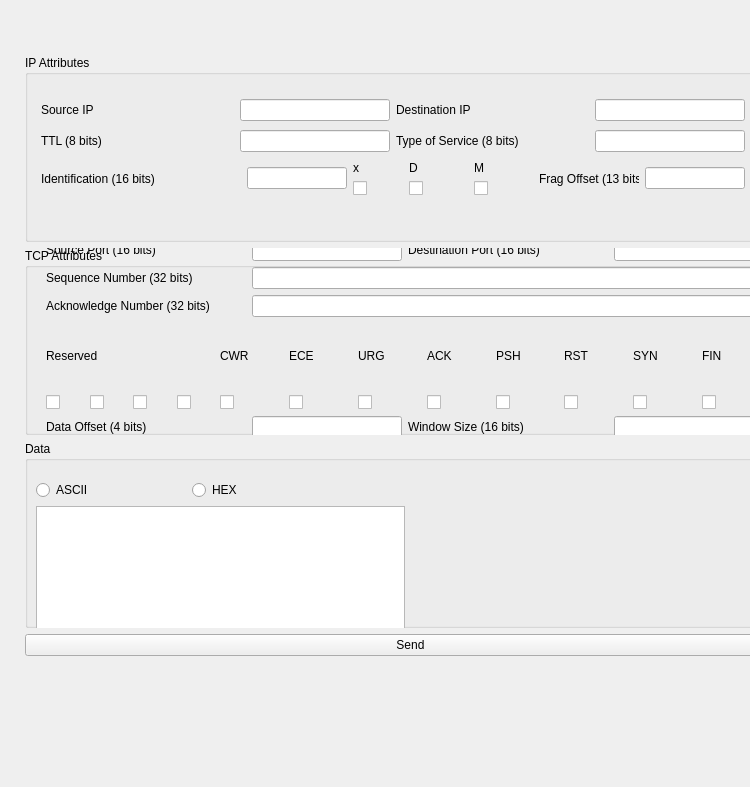
<?xml version="1.0" encoding="UTF-8"?>
<ui version="4.0">
 <class>MainWindow</class>
 <widget class="QMainWindow" name="MainWindow">
  <property name="geometry">
   <rect>
    <x>0</x>
    <y>0</y>
    <width>750</width>
    <height>787</height>
   </rect>
  </property>
  <property name="sizePolicy">
   <sizepolicy hsizetype="Fixed" vsizetype="Preferred">
    <horstretch>0</horstretch>
    <verstretch>0</verstretch>
   </sizepolicy>
  </property>
  <property name="minimumSize">
   <size>
    <width>750</width>
    <height>0</height>
   </size>
  </property>
  <property name="maximumSize">
   <size>
    <width>750</width>
    <height>16777215</height>
   </size>
  </property>
  <property name="windowTitle">
   <string>TCP Packet Generator</string>
  </property>
  <widget class="QWidget" name="centralWidget">
   <widget class="QWidget" name="verticalLayoutWidget_3">
    <property name="geometry">
     <rect>
      <x>0</x>
      <y>30</y>
      <width>821</width>
      <height>651</height>
     </rect>
    </property>
    <layout class="QVBoxLayout" name="main">
     <property name="leftMargin">
      <number>25</number>
     </property>
     <property name="topMargin">
      <number>25</number>
     </property>
     <property name="rightMargin">
      <number>25</number>
     </property>
     <property name="bottomMargin">
      <number>25</number>
     </property>
     <item>
      <widget class="QGroupBox" name="groupBox">
       <property name="title">
        <string>IP Attributes</string>
       </property>
       <widget class="QWidget" name="verticalLayoutWidget">
        <property name="geometry">
         <rect>
          <x>5</x>
          <y>30</y>
          <width>726</width>
          <height>126</height>
         </rect>
        </property>
        <layout class="QVBoxLayout" name="box">
         <item>
          <layout class="QHBoxLayout" name="horizontalLayout_21">
           <item>
            <layout class="QHBoxLayout" name="horizontalLayout">
             <item>
              <widget class="QLabel" name="label">
               <property name="sizePolicy">
                <sizepolicy hsizetype="Fixed" vsizetype="Preferred">
                 <horstretch>0</horstretch>
                 <verstretch>0</verstretch>
                </sizepolicy>
               </property>
               <property name="minimumSize">
                <size>
                 <width>200</width>
                 <height>0</height>
                </size>
               </property>
               <property name="maximumSize">
                <size>
                 <width>200</width>
                 <height>16777215</height>
                </size>
               </property>
               <property name="text">
                <string>Source IP</string>
               </property>
              </widget>
             </item>
             <item>
              <widget class="QLineEdit" name="src_ip_edit">
               <property name="sizePolicy">
                <sizepolicy hsizetype="Fixed" vsizetype="Fixed">
                 <horstretch>0</horstretch>
                 <verstretch>0</verstretch>
                </sizepolicy>
               </property>
               <property name="minimumSize">
                <size>
                 <width>150</width>
                 <height>0</height>
                </size>
               </property>
               <property name="maximumSize">
                <size>
                 <width>150</width>
                 <height>16777215</height>
                </size>
               </property>
              </widget>
             </item>
            </layout>
           </item>
           <item>
            <layout class="QHBoxLayout" name="horizontalLayout_3">
             <item>
              <widget class="QLabel" name="label_3">
               <property name="sizePolicy">
                <sizepolicy hsizetype="Fixed" vsizetype="Preferred">
                 <horstretch>0</horstretch>
                 <verstretch>0</verstretch>
                </sizepolicy>
               </property>
               <property name="minimumSize">
                <size>
                 <width>200</width>
                 <height>0</height>
                </size>
               </property>
               <property name="maximumSize">
                <size>
                 <width>200</width>
                 <height>16777215</height>
                </size>
               </property>
               <property name="text">
                <string>Destination IP</string>
               </property>
              </widget>
             </item>
             <item>
              <widget class="QLineEdit" name="dst_ip_edit">
               <property name="sizePolicy">
                <sizepolicy hsizetype="Fixed" vsizetype="Fixed">
                 <horstretch>0</horstretch>
                 <verstretch>0</verstretch>
                </sizepolicy>
               </property>
               <property name="minimumSize">
                <size>
                 <width>150</width>
                 <height>0</height>
                </size>
               </property>
               <property name="maximumSize">
                <size>
                 <width>150</width>
                 <height>16777215</height>
                </size>
               </property>
              </widget>
             </item>
            </layout>
           </item>
          </layout>
         </item>
         <item>
          <layout class="QHBoxLayout" name="horizontalLayout_22">
           <item>
            <layout class="QHBoxLayout" name="horizontalLayout_15">
             <item>
              <widget class="QLabel" name="label_19">
               <property name="sizePolicy">
                <sizepolicy hsizetype="Fixed" vsizetype="Preferred">
                 <horstretch>0</horstretch>
                 <verstretch>0</verstretch>
                </sizepolicy>
               </property>
               <property name="minimumSize">
                <size>
                 <width>200</width>
                 <height>0</height>
                </size>
               </property>
               <property name="maximumSize">
                <size>
                 <width>200</width>
                 <height>16777215</height>
                </size>
               </property>
               <property name="text">
                <string>TTL (8 bits)</string>
               </property>
              </widget>
             </item>
             <item>
              <widget class="QLineEdit" name="ttl_edit">
               <property name="sizePolicy">
                <sizepolicy hsizetype="Fixed" vsizetype="Fixed">
                 <horstretch>0</horstretch>
                 <verstretch>0</verstretch>
                </sizepolicy>
               </property>
               <property name="minimumSize">
                <size>
                 <width>150</width>
                 <height>0</height>
                </size>
               </property>
               <property name="maximumSize">
                <size>
                 <width>150</width>
                 <height>16777215</height>
                </size>
               </property>
              </widget>
             </item>
            </layout>
           </item>
           <item>
            <layout class="QHBoxLayout" name="horizontalLayout_20">
             <item>
              <widget class="QLabel" name="label_25">
               <property name="sizePolicy">
                <sizepolicy hsizetype="Fixed" vsizetype="Preferred">
                 <horstretch>0</horstretch>
                 <verstretch>0</verstretch>
                </sizepolicy>
               </property>
               <property name="minimumSize">
                <size>
                 <width>200</width>
                 <height>0</height>
                </size>
               </property>
               <property name="maximumSize">
                <size>
                 <width>200</width>
                 <height>16777215</height>
                </size>
               </property>
               <property name="text">
                <string>Type of Service (8 bits)</string>
               </property>
              </widget>
             </item>
             <item>
              <widget class="QLineEdit" name="tos_edit">
               <property name="sizePolicy">
                <sizepolicy hsizetype="Fixed" vsizetype="Fixed">
                 <horstretch>0</horstretch>
                 <verstretch>0</verstretch>
                </sizepolicy>
               </property>
               <property name="minimumSize">
                <size>
                 <width>150</width>
                 <height>0</height>
                </size>
               </property>
               <property name="maximumSize">
                <size>
                 <width>150</width>
                 <height>16777215</height>
                </size>
               </property>
              </widget>
             </item>
            </layout>
           </item>
          </layout>
         </item>
         <item>
          <layout class="QHBoxLayout" name="horizontalLayout_19">
           <item>
            <layout class="QHBoxLayout" name="horizontalLayout_18">
             <item>
              <widget class="QLabel" name="label_24">
               <property name="sizePolicy">
                <sizepolicy hsizetype="Minimum" vsizetype="Preferred">
                 <horstretch>0</horstretch>
                 <verstretch>0</verstretch>
                </sizepolicy>
               </property>
               <property name="minimumSize">
                <size>
                 <width>200</width>
                 <height>0</height>
                </size>
               </property>
               <property name="maximumSize">
                <size>
                 <width>200</width>
                 <height>16777215</height>
                </size>
               </property>
               <property name="text">
                <string>Identification (16 bits)</string>
               </property>
              </widget>
             </item>
             <item>
              <widget class="QLineEdit" name="id_edit">
               <property name="sizePolicy">
                <sizepolicy hsizetype="Fixed" vsizetype="Fixed">
                 <horstretch>0</horstretch>
                 <verstretch>0</verstretch>
                </sizepolicy>
               </property>
               <property name="minimumSize">
                <size>
                 <width>100</width>
                 <height>0</height>
                </size>
               </property>
               <property name="maximumSize">
                <size>
                 <width>100</width>
                 <height>16777215</height>
                </size>
               </property>
              </widget>
             </item>
            </layout>
           </item>
           <item>
            <layout class="QHBoxLayout" name="horizontalLayout_16">
             <item>
              <layout class="QVBoxLayout" name="verticalLayout_14">
               <item>
                <widget class="QLabel" name="label_20">
                 <property name="sizePolicy">
                  <sizepolicy hsizetype="Fixed" vsizetype="Preferred">
                   <horstretch>0</horstretch>
                   <verstretch>0</verstretch>
                  </sizepolicy>
                 </property>
                 <property name="minimumSize">
                  <size>
                   <width>50</width>
                   <height>0</height>
                  </size>
                 </property>
                 <property name="maximumSize">
                  <size>
                   <width>50</width>
                   <height>16777215</height>
                  </size>
                 </property>
                 <property name="text">
                  <string>x</string>
                 </property>
                </widget>
               </item>
               <item>
                <widget class="QCheckBox" name="x_flag">
                 <property name="sizePolicy">
                  <sizepolicy hsizetype="Fixed" vsizetype="Fixed">
                   <horstretch>0</horstretch>
                   <verstretch>0</verstretch>
                  </sizepolicy>
                 </property>
                 <property name="minimumSize">
                  <size>
                   <width>50</width>
                   <height>0</height>
                  </size>
                 </property>
                 <property name="maximumSize">
                  <size>
                   <width>50</width>
                   <height>16777215</height>
                  </size>
                 </property>
                 <property name="text">
                  <string/>
                 </property>
                </widget>
               </item>
              </layout>
             </item>
             <item>
              <layout class="QVBoxLayout" name="verticalLayout_15">
               <item>
                <widget class="QLabel" name="label_21">
                 <property name="sizePolicy">
                  <sizepolicy hsizetype="Fixed" vsizetype="Preferred">
                   <horstretch>0</horstretch>
                   <verstretch>0</verstretch>
                  </sizepolicy>
                 </property>
                 <property name="minimumSize">
                  <size>
                   <width>50</width>
                   <height>0</height>
                  </size>
                 </property>
                 <property name="maximumSize">
                  <size>
                   <width>50</width>
                   <height>16777215</height>
                  </size>
                 </property>
                 <property name="text">
                  <string>D</string>
                 </property>
                </widget>
               </item>
               <item>
                <widget class="QCheckBox" name="d_flag">
                 <property name="text">
                  <string/>
                 </property>
                </widget>
               </item>
              </layout>
             </item>
             <item>
              <layout class="QVBoxLayout" name="verticalLayout_16">
               <item>
                <widget class="QLabel" name="label_22">
                 <property name="sizePolicy">
                  <sizepolicy hsizetype="Fixed" vsizetype="Preferred">
                   <horstretch>0</horstretch>
                   <verstretch>0</verstretch>
                  </sizepolicy>
                 </property>
                 <property name="minimumSize">
                  <size>
                   <width>50</width>
                   <height>0</height>
                  </size>
                 </property>
                 <property name="maximumSize">
                  <size>
                   <width>50</width>
                   <height>16777215</height>
                  </size>
                 </property>
                 <property name="text">
                  <string>M</string>
                 </property>
                </widget>
               </item>
               <item>
                <widget class="QCheckBox" name="m_flag">
                 <property name="text">
                  <string/>
                 </property>
                </widget>
               </item>
              </layout>
             </item>
            </layout>
           </item>
           <item>
            <layout class="QHBoxLayout" name="horizontalLayout_17">
             <item>
              <widget class="QLabel" name="label_23">
               <property name="sizePolicy">
                <sizepolicy hsizetype="Fixed" vsizetype="Preferred">
                 <horstretch>0</horstretch>
                 <verstretch>0</verstretch>
                </sizepolicy>
               </property>
               <property name="minimumSize">
                <size>
                 <width>100</width>
                 <height>0</height>
                </size>
               </property>
               <property name="maximumSize">
                <size>
                 <width>100</width>
                 <height>16777215</height>
                </size>
               </property>
               <property name="text">
                <string>Frag Offset (13 bits) </string>
               </property>
              </widget>
             </item>
             <item>
              <widget class="QLineEdit" name="frag_offset_edit">
               <property name="sizePolicy">
                <sizepolicy hsizetype="Fixed" vsizetype="Fixed">
                 <horstretch>0</horstretch>
                 <verstretch>0</verstretch>
                </sizepolicy>
               </property>
               <property name="minimumSize">
                <size>
                 <width>100</width>
                 <height>0</height>
                </size>
               </property>
               <property name="maximumSize">
                <size>
                 <width>100</width>
                 <height>16777215</height>
                </size>
               </property>
              </widget>
             </item>
            </layout>
           </item>
          </layout>
         </item>
        </layout>
       </widget>
       <zorder></zorder>
       <zorder></zorder>
       <zorder>verticalLayoutWidget</zorder>
       <zorder>groupBox_2</zorder>
       <zorder>groupBox_2</zorder>
       <zorder>groupBox_2</zorder>
       <zorder>groupBox_3</zorder>
       <zorder>groupBox_2</zorder>
      </widget>
     </item>
     <item>
      <widget class="QGroupBox" name="groupBox_2">
       <property name="title">
        <string>TCP Attributes</string>
       </property>
       <widget class="QWidget" name="verticalLayoutWidget_2">
        <property name="geometry">
         <rect>
          <x>10</x>
          <y>-20</y>
          <width>741</width>
          <height>221</height>
         </rect>
        </property>
        <layout class="QVBoxLayout" name="box_2">
         <item>
          <layout class="QHBoxLayout" name="horizontalLayout_8">
           <item>
            <layout class="QHBoxLayout" name="horizontalLayout_2">
             <item>
              <widget class="QLabel" name="label_2">
               <property name="sizePolicy">
                <sizepolicy hsizetype="Fixed" vsizetype="Preferred">
                 <horstretch>0</horstretch>
                 <verstretch>0</verstretch>
                </sizepolicy>
               </property>
               <property name="minimumSize">
                <size>
                 <width>200</width>
                 <height>0</height>
                </size>
               </property>
               <property name="maximumSize">
                <size>
                 <width>200</width>
                 <height>16777215</height>
                </size>
               </property>
               <property name="text">
                <string>Source Port (16 bits)</string>
               </property>
              </widget>
             </item>
             <item>
              <widget class="QLineEdit" name="src_port_edit">
               <property name="sizePolicy">
                <sizepolicy hsizetype="Fixed" vsizetype="Fixed">
                 <horstretch>0</horstretch>
                 <verstretch>0</verstretch>
                </sizepolicy>
               </property>
               <property name="minimumSize">
                <size>
                 <width>150</width>
                 <height>0</height>
                </size>
               </property>
               <property name="maximumSize">
                <size>
                 <width>150</width>
                 <height>16777215</height>
                </size>
               </property>
              </widget>
             </item>
            </layout>
           </item>
           <item>
            <layout class="QHBoxLayout" name="horizontalLayout_4">
             <item>
              <widget class="QLabel" name="label_4">
               <property name="sizePolicy">
                <sizepolicy hsizetype="Fixed" vsizetype="Preferred">
                 <horstretch>0</horstretch>
                 <verstretch>0</verstretch>
                </sizepolicy>
               </property>
               <property name="minimumSize">
                <size>
                 <width>200</width>
                 <height>0</height>
                </size>
               </property>
               <property name="maximumSize">
                <size>
                 <width>200</width>
                 <height>16777215</height>
                </size>
               </property>
               <property name="text">
                <string>Destination Port (16 bits)</string>
               </property>
              </widget>
             </item>
             <item>
              <widget class="QLineEdit" name="dst_port_edit">
               <property name="sizePolicy">
                <sizepolicy hsizetype="Fixed" vsizetype="Fixed">
                 <horstretch>0</horstretch>
                 <verstretch>0</verstretch>
                </sizepolicy>
               </property>
               <property name="minimumSize">
                <size>
                 <width>150</width>
                 <height>0</height>
                </size>
               </property>
               <property name="maximumSize">
                <size>
                 <width>150</width>
                 <height>16777215</height>
                </size>
               </property>
              </widget>
             </item>
            </layout>
           </item>
          </layout>
         </item>
         <item>
          <layout class="QHBoxLayout" name="horizontalLayout_6">
           <item>
            <widget class="QLabel" name="label_6">
             <property name="sizePolicy">
              <sizepolicy hsizetype="Fixed" vsizetype="Preferred">
               <horstretch>0</horstretch>
               <verstretch>0</verstretch>
              </sizepolicy>
             </property>
             <property name="minimumSize">
              <size>
               <width>200</width>
               <height>0</height>
              </size>
             </property>
             <property name="maximumSize">
              <size>
               <width>200</width>
               <height>16777215</height>
              </size>
             </property>
             <property name="text">
              <string>Sequence Number (32 bits)</string>
             </property>
            </widget>
           </item>
           <item>
            <widget class="QLineEdit" name="seq_number_edit"/>
           </item>
          </layout>
         </item>
         <item>
          <layout class="QHBoxLayout" name="horizontalLayout_7">
           <item>
            <widget class="QLabel" name="label_7">
             <property name="sizePolicy">
              <sizepolicy hsizetype="Fixed" vsizetype="Preferred">
               <horstretch>0</horstretch>
               <verstretch>0</verstretch>
              </sizepolicy>
             </property>
             <property name="minimumSize">
              <size>
               <width>200</width>
               <height>0</height>
              </size>
             </property>
             <property name="maximumSize">
              <size>
               <width>200</width>
               <height>16777215</height>
              </size>
             </property>
             <property name="text">
              <string>Acknowledge Number (32 bits)</string>
             </property>
            </widget>
           </item>
           <item>
            <widget class="QLineEdit" name="ack_number_edit"/>
           </item>
          </layout>
         </item>
         <item>
          <layout class="QHBoxLayout" name="horizontalLayout_11">
           <item>
            <layout class="QVBoxLayout" name="verticalLayout_5">
             <item>
              <widget class="QLabel" name="label_8">
               <property name="sizePolicy">
                <sizepolicy hsizetype="Fixed" vsizetype="Preferred">
                 <horstretch>0</horstretch>
                 <verstretch>0</verstretch>
                </sizepolicy>
               </property>
               <property name="minimumSize">
                <size>
                 <width>150</width>
                 <height>0</height>
                </size>
               </property>
               <property name="maximumSize">
                <size>
                 <width>150</width>
                 <height>16777215</height>
                </size>
               </property>
               <property name="text">
                <string>Reserved</string>
               </property>
              </widget>
             </item>
             <item>
              <layout class="QHBoxLayout" name="horizontalLayout_9">
               <item>
                <widget class="QCheckBox" name="r1_flag">
                 <property name="minimumSize">
                  <size>
                   <width>38</width>
                   <height>0</height>
                  </size>
                 </property>
                 <property name="maximumSize">
                  <size>
                   <width>38</width>
                   <height>16777215</height>
                  </size>
                 </property>
                 <property name="text">
                  <string/>
                 </property>
                </widget>
               </item>
               <item>
                <widget class="QCheckBox" name="r2_flag">
                 <property name="sizePolicy">
                  <sizepolicy hsizetype="Fixed" vsizetype="Fixed">
                   <horstretch>0</horstretch>
                   <verstretch>0</verstretch>
                  </sizepolicy>
                 </property>
                 <property name="minimumSize">
                  <size>
                   <width>37</width>
                   <height>0</height>
                  </size>
                 </property>
                 <property name="maximumSize">
                  <size>
                   <width>37</width>
                   <height>16777215</height>
                  </size>
                 </property>
                 <property name="text">
                  <string/>
                 </property>
                </widget>
               </item>
               <item>
                <widget class="QCheckBox" name="r3_flag">
                 <property name="sizePolicy">
                  <sizepolicy hsizetype="Fixed" vsizetype="Fixed">
                   <horstretch>38</horstretch>
                   <verstretch>0</verstretch>
                  </sizepolicy>
                 </property>
                 <property name="minimumSize">
                  <size>
                   <width>38</width>
                   <height>0</height>
                  </size>
                 </property>
                 <property name="text">
                  <string/>
                 </property>
                </widget>
               </item>
               <item>
                <widget class="QCheckBox" name="r4_flag">
                 <property name="sizePolicy">
                  <sizepolicy hsizetype="Fixed" vsizetype="Fixed">
                   <horstretch>0</horstretch>
                   <verstretch>0</verstretch>
                  </sizepolicy>
                 </property>
                 <property name="minimumSize">
                  <size>
                   <width>37</width>
                   <height>0</height>
                  </size>
                 </property>
                 <property name="maximumSize">
                  <size>
                   <width>37</width>
                   <height>16777215</height>
                  </size>
                 </property>
                 <property name="text">
                  <string/>
                 </property>
                </widget>
               </item>
              </layout>
             </item>
            </layout>
           </item>
           <item>
            <layout class="QHBoxLayout" name="horizontalLayout_10">
             <item>
              <layout class="QVBoxLayout" name="verticalLayout_6">
               <item>
                <widget class="QLabel" name="label_9">
                 <property name="text">
                  <string>CWR</string>
                 </property>
                </widget>
               </item>
               <item>
                <widget class="QCheckBox" name="cwr_flag">
                 <property name="text">
                  <string/>
                 </property>
                </widget>
               </item>
              </layout>
             </item>
             <item>
              <layout class="QVBoxLayout" name="verticalLayout_7">
               <item>
                <widget class="QLabel" name="label_10">
                 <property name="text">
                  <string>ECE</string>
                 </property>
                </widget>
               </item>
               <item>
                <widget class="QCheckBox" name="ece_flag">
                 <property name="text">
                  <string/>
                 </property>
                </widget>
               </item>
              </layout>
             </item>
             <item>
              <layout class="QVBoxLayout" name="verticalLayout_8">
               <item>
                <widget class="QLabel" name="label_11">
                 <property name="text">
                  <string>URG</string>
                 </property>
                </widget>
               </item>
               <item>
                <widget class="QCheckBox" name="urg_flag">
                 <property name="text">
                  <string/>
                 </property>
                </widget>
               </item>
              </layout>
             </item>
             <item>
              <layout class="QVBoxLayout" name="verticalLayout_9">
               <item>
                <widget class="QLabel" name="label_12">
                 <property name="text">
                  <string>ACK</string>
                 </property>
                </widget>
               </item>
               <item>
                <widget class="QCheckBox" name="ack_flag">
                 <property name="text">
                  <string/>
                 </property>
                </widget>
               </item>
              </layout>
             </item>
             <item>
              <layout class="QVBoxLayout" name="verticalLayout_10">
               <item>
                <widget class="QLabel" name="label_13">
                 <property name="text">
                  <string>PSH</string>
                 </property>
                </widget>
               </item>
               <item>
                <widget class="QCheckBox" name="psh_flag">
                 <property name="text">
                  <string/>
                 </property>
                </widget>
               </item>
              </layout>
             </item>
             <item>
              <layout class="QVBoxLayout" name="verticalLayout_11">
               <item>
                <widget class="QLabel" name="label_14">
                 <property name="text">
                  <string>RST</string>
                 </property>
                </widget>
               </item>
               <item>
                <widget class="QCheckBox" name="rst_flag">
                 <property name="text">
                  <string/>
                 </property>
                </widget>
               </item>
              </layout>
             </item>
             <item>
              <layout class="QVBoxLayout" name="verticalLayout_12">
               <item>
                <widget class="QLabel" name="label_15">
                 <property name="text">
                  <string>SYN</string>
                 </property>
                </widget>
               </item>
               <item>
                <widget class="QCheckBox" name="syn_flag">
                 <property name="text">
                  <string/>
                 </property>
                </widget>
               </item>
              </layout>
             </item>
             <item>
              <layout class="QVBoxLayout" name="verticalLayout_13">
               <item>
                <widget class="QLabel" name="label_16">
                 <property name="text">
                  <string>FIN</string>
                 </property>
                </widget>
               </item>
               <item>
                <widget class="QCheckBox" name="fin_flag">
                 <property name="text">
                  <string/>
                 </property>
                </widget>
               </item>
              </layout>
             </item>
            </layout>
           </item>
          </layout>
         </item>
         <item>
          <layout class="QHBoxLayout" name="horizontalLayout_14">
           <item>
            <layout class="QHBoxLayout" name="horizontalLayout_13">
             <item>
              <widget class="QLabel" name="label_18">
               <property name="sizePolicy">
                <sizepolicy hsizetype="Fixed" vsizetype="Preferred">
                 <horstretch>0</horstretch>
                 <verstretch>0</verstretch>
                </sizepolicy>
               </property>
               <property name="minimumSize">
                <size>
                 <width>200</width>
                 <height>0</height>
                </size>
               </property>
               <property name="maximumSize">
                <size>
                 <width>200</width>
                 <height>16777215</height>
                </size>
               </property>
               <property name="text">
                <string>Data Offset (4 bits)</string>
               </property>
              </widget>
             </item>
             <item>
              <widget class="QLineEdit" name="data_offset_edit">
               <property name="sizePolicy">
                <sizepolicy hsizetype="Fixed" vsizetype="Fixed">
                 <horstretch>0</horstretch>
                 <verstretch>0</verstretch>
                </sizepolicy>
               </property>
               <property name="minimumSize">
                <size>
                 <width>150</width>
                 <height>0</height>
                </size>
               </property>
               <property name="maximumSize">
                <size>
                 <width>150</width>
                 <height>16777215</height>
                </size>
               </property>
              </widget>
             </item>
            </layout>
           </item>
           <item>
            <layout class="QHBoxLayout" name="horizontalLayout_12">
             <item>
              <widget class="QLabel" name="label_17">
               <property name="sizePolicy">
                <sizepolicy hsizetype="Fixed" vsizetype="Preferred">
                 <horstretch>0</horstretch>
                 <verstretch>0</verstretch>
                </sizepolicy>
               </property>
               <property name="minimumSize">
                <size>
                 <width>200</width>
                 <height>0</height>
                </size>
               </property>
               <property name="maximumSize">
                <size>
                 <width>200</width>
                 <height>16777215</height>
                </size>
               </property>
               <property name="text">
                <string>Window Size (16 bits)</string>
               </property>
              </widget>
             </item>
             <item>
              <widget class="QLineEdit" name="window_size_edit">
               <property name="sizePolicy">
                <sizepolicy hsizetype="Fixed" vsizetype="Fixed">
                 <horstretch>0</horstretch>
                 <verstretch>0</verstretch>
                </sizepolicy>
               </property>
               <property name="minimumSize">
                <size>
                 <width>150</width>
                 <height>0</height>
                </size>
               </property>
              </widget>
             </item>
            </layout>
           </item>
          </layout>
         </item>
        </layout>
       </widget>
       <zorder>verticalLayoutWidget_2</zorder>
       <zorder>groupBox</zorder>
       <zorder>groupBox</zorder>
      </widget>
     </item>
     <item>
      <widget class="QGroupBox" name="groupBox_3">
       <property name="title">
        <string>Data</string>
       </property>
       <widget class="QWidget" name="">
        <property name="geometry">
         <rect>
          <x>0</x>
          <y>28</y>
          <width>391</width>
          <height>201</height>
         </rect>
        </property>
        <layout class="QVBoxLayout" name="box_3">
         <item>
          <layout class="QHBoxLayout" name="horizontalLayout_5">
           <item>
            <widget class="QRadioButton" name="radio_button_ascii_mode">
             <property name="sizePolicy">
              <sizepolicy hsizetype="Fixed" vsizetype="Fixed">
               <horstretch>0</horstretch>
               <verstretch>0</verstretch>
              </sizepolicy>
             </property>
             <property name="minimumSize">
              <size>
               <width>150</width>
               <height>0</height>
              </size>
             </property>
             <property name="maximumSize">
              <size>
               <width>150</width>
               <height>16777215</height>
              </size>
             </property>
             <property name="text">
              <string>ASCII</string>
             </property>
            </widget>
           </item>
           <item>
            <widget class="QRadioButton" name="radio_button_hex_mode">
             <property name="text">
              <string>HEX</string>
             </property>
            </widget>
           </item>
          </layout>
         </item>
         <item>
          <layout class="QVBoxLayout" name="verticalLayout">
           <item>
            <widget class="QPlainTextEdit" name="data_edit"/>
           </item>
          </layout>
         </item>
        </layout>
       </widget>
       <zorder></zorder>
       <zorder></zorder>
      </widget>
     </item>
     <item>
      <widget class="QPushButton" name="send_button">
       <property name="text">
        <string>Send</string>
       </property>
      </widget>
     </item>
    </layout>
   </widget>
   <zorder>label</zorder>
   <zorder>src_ip_edit</zorder>
   <zorder>label_2</zorder>
   <zorder>src_port_edit</zorder>
   <zorder>label_3</zorder>
   <zorder>dst_ip_edit</zorder>
   <zorder>label_4</zorder>
   <zorder>dst_port_edit</zorder>
   <zorder>data_edit</zorder>
   <zorder>label_5</zorder>
   <zorder>data_edit</zorder>
   <zorder>radio_button_ascii_mode</zorder>
   <zorder>radio_button_hex_mode</zorder>
   <zorder>src_port_edit</zorder>
   <zorder>dst_port_edit</zorder>
   <zorder>label_6</zorder>
   <zorder>seq_number_edit</zorder>
   <zorder>label_7</zorder>
   <zorder>ack_number_edit</zorder>
   <zorder></zorder>
   <zorder></zorder>
   <zorder>dst_port_edit</zorder>
   <zorder>r1_flag</zorder>
   <zorder>r2_flag</zorder>
   <zorder>r3_flag</zorder>
   <zorder>r4_flag</zorder>
   <zorder>label_8</zorder>
   <zorder>cwr_flag</zorder>
   <zorder>label_9</zorder>
   <zorder>layoutWidget</zorder>
   <zorder>layoutWidget_2</zorder>
   <zorder>layoutWidget_3</zorder>
   <zorder>layoutWidget_4</zorder>
   <zorder>layoutWidget_5</zorder>
   <zorder>layoutWidget_6</zorder>
   <zorder>layoutWidget_7</zorder>
   <zorder>label_17</zorder>
   <zorder>window_size_edit</zorder>
   <zorder>label_18</zorder>
   <zorder>data_offset_edit</zorder>
   <zorder>label_19</zorder>
   <zorder>ttl_edit</zorder>
   <zorder>layoutWidget_8</zorder>
   <zorder>layoutWidget_9</zorder>
   <zorder>layoutWidget_10</zorder>
   <zorder>label_23</zorder>
   <zorder>frag_offset</zorder>
   <zorder>label_24</zorder>
   <zorder>id_edit</zorder>
   <zorder>layoutWidget_11</zorder>
   <zorder></zorder>
   <zorder></zorder>
   <zorder></zorder>
   <zorder>verticalLayoutWidget_3</zorder>
   <zorder>groupBox</zorder>
   <zorder>groupBox</zorder>
  </widget>
 </widget>
 <layoutdefault spacing="6" margin="11"/>
 <resources/>
 <connections/>
</ui>
